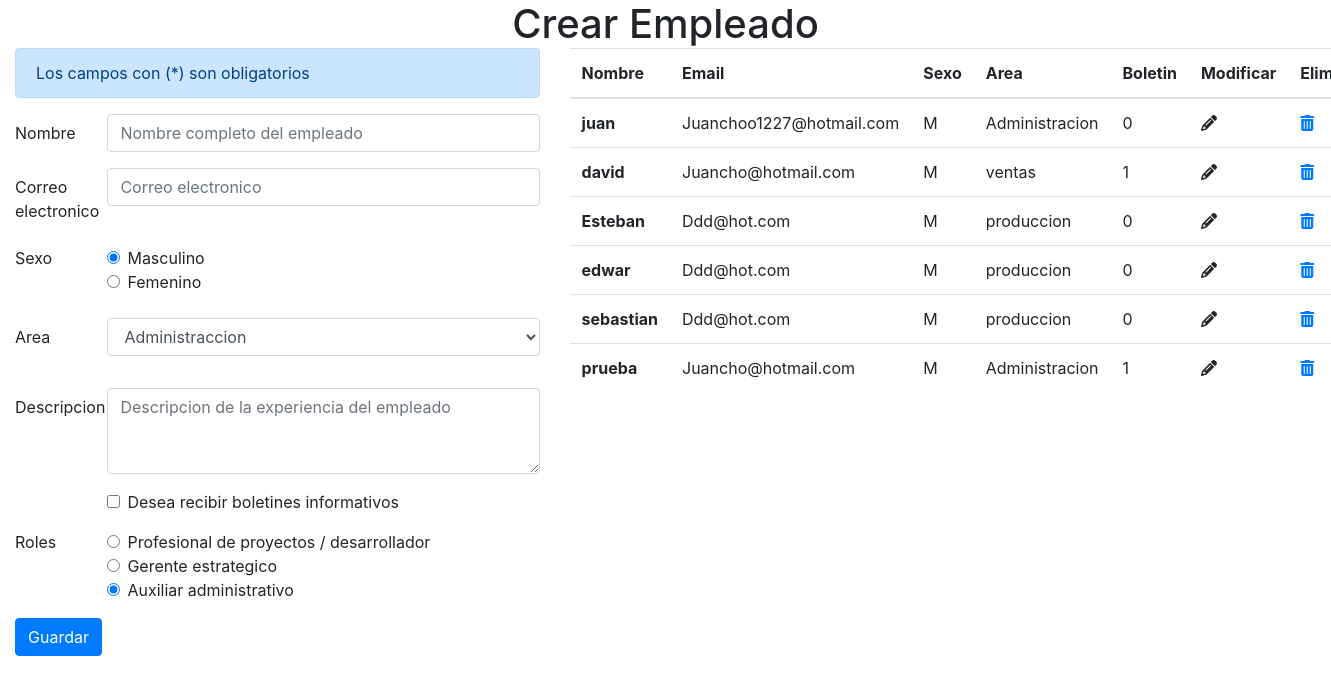
The page / on the database its author committed.
### tables this page shows
CREATE TABLE IF NOT EXISTS `empleados` (
  `id` int(11) NOT NULL AUTO_INCREMENT,
  `nombre` varchar(255) NOT NULL,
  `email` varchar(255) NOT NULL,
  `sexo` char(1) NOT NULL,
  `area_id` int(11) NOT NULL,
  `boletin` int(11) NOT NULL,
  `descripcion` text NOT NULL,
  PRIMARY KEY (`id`)
);

CREATE TABLE IF NOT EXISTS `areas` (
  `id` int(11) NOT NULL AUTO_INCREMENT COMMENT 'identificador del area',
  `nombre` varchar(255) NOT NULL COMMENT 'Nombre del area de la empresa',
  PRIMARY KEY (`id`)
);

### class.consulta.php (called while the page is built, shortened)
<?php
require_once('class.conexion.php');
class Consultas
{
            public function select_lista_usuarios(){
                $modelo = new Conexion();
                $conexion = $modelo->get_conexion();
                $sql = "SELECT * FROM empleados INNER JOIN areas ON areas.id = empleados.area_id";
                $stmt = $conexion->prepare($sql);
                $stmt->execute();
                while ($select = $stmt->fetch()) {
                    $user[] = $select;
                }
                return $user;
            }
 }
?>

### class.conexion.php (called while the page is built)
<?php
	class Conexion{
		public function get_conexion(){
			$host = "localhost";
			$user = "root";
			$pw = null;
			$db = "empleado";
			$link = "mysql:host=$host; dbname=$db";
			try {
                $con = new PDO($link, $user, $pw);
                return $con;
			} catch (PDOException $e) {
				print "¡Error!: " . $e->getMessage() . "<br/>";
				die();
			}
		}
	}
 ?>

### index.php (the view, shortened to what this page needs)
<!DOCTYPE html>
<html lang="en">
<head>
    <link rel="stylesheet" href="https://cdn.jsdelivr.net/npm/bootstrap@4.5.3/dist/css/bootstrap.min.css">
    <link rel="stylesheet" href="font-awesome-4.7.0/css/font-awesome.min.css">
</head>
<body>
    <div class="container-fluid">
        <div class="row" >
            <h1 style="margin: 0px auto;" class="CE">Crear Empleado</h1>
        </div>
        <div class="row">
         <div class="col-md-5">
            <form action="empleados.php" method="POST">
                <div class="alert alert-primary" role="alert">
                    Los campos con (*) son obligatorios
                </div>
                <div class="form-group row">
                    <label for="inputName" class="col-sm-2 col-form-label">Nombre</label>
                    <div class="col-sm-10">
                        <input type="text" class="form-control" id="inputName" name="nombre" placeholder="Nombre completo del empleado">
                    </div>
                    </div>
                <div class="form-group row">
                <label for="inputEmail3" class="col-sm-2 col-form-label">Correo electronico</label>
                <div class="col-sm-10">
                    <input type="text" class="form-control" name="correo" id="inputEmail3" placeholder="Correo electronico">
                </div>
                </div>
                <fieldset class="form-group">
                <div class="row">
                    <legend class="col-form-label col-sm-2 pt-0">Sexo</legend>
                    <div class="col-sm-10">
                        <div class="form-check">
                            <input class="form-check-input" type="radio" name="sexo" id="gridRadios1" value="M" checked>
                            <label class="form-check-label" for="gridRadios1">
                            Masculino
                            </label>
                        </div>
                        <div class="form-check">
                            <input class="form-check-input" type="radio" name="sexo" id="gridRadios2" value="F">
                            <label class="form-check-label" for="gridRadios2">
                            Femenino
                            </label>
                        </div>
                    </div>
                </div>
                <br>
                <div class="form-group row">
                    <label for="area" class="col-sm-2 col-form-label">Area</label>
                    <div class="col-sm-10">
                    <select class="form-control" name="areas">
                        <option value="1">Administraccion</option>
                    </select>
                    </div>
                </div>
                </fieldset>
                <div class="form-group row">
                    <label for="description" class="col-sm-2 col-form-label">Descripcion</label>
                    <div class="col-sm-10">
                        <textarea class="form-control" name="descripcion" id="exampleFormControlTextarea1" rows="3" placeholder="Descripcion de la experiencia del empleado"></textarea>
                    </div>
                </div>
                <div class="form-group row">
                    <div class="col-sm-2"></div>
                    <div class="col-sm-10">
                        <div class="form-check">
                            <input class="form-check-input" id="boletin" name="boletin" value="1" type="checkbox" id="gridCheck11">
                            <label class="form-check-label" for="gridCheck11">
                                Desea recibir boletines informativos
                            </label>
                        </div>
                    </div>
                </div>
                <div class="form-group row">
                    <div class="col-sm-2">Roles</div>
                    <div class="col-sm-10">
                        <div class="form-check">
                            <input class="form-check-input" type="radio" name="roles" id="gridRadios1" value="1" checked>
                            <label class="form-check-label" for="gridRadios1">
                                Profesional de proyectos / desarrollador
                            </label>
                        </div>
                        <div class="form-check">
                            <input class="form-check-input" type="radio" name="roles" id="gridRadios1" value="2" checked>
                            <label class="form-check-label" for="gridRadios1">
                                Gerente estrategico
                            </label>
                        </div>
                        <div class="form-check">
                            <input class="form-check-input" type="radio" name="roles" id="gridRadios1" value="3" checked>
                            <label class="form-check-label" for="gridRadios1">
                                Auxiliar administrativo
                            </label>
                        </div>
                    </div>
                </div>
                <div class="form-group row">
                <div class="col-sm-10">
                    <button type="submit" name="guardar" id="guardar" class="btn btn-primary">Guardar</button>
                </div>
                </div>
            </form>
        </div>
        <div class="col-md-7">
            <table class="table" id="table">
                <thead>
                  <tr>
                    <th>Nombre</th>
                    <th>Email</th>
                    <th>Sexo</th>
                    <th>Area</th>
                    <th>Boletin</th>
                    <th>Modificar</th>
                    <th>Eliminar</th>
                  </tr>
                </thead>
                <tbody id="list">
                    <?php
                            require("Model/class.consulta.php");
                            $consulta = new Consultas();
                            $stmt = $consulta->select_lista_usuarios();
                          foreach ($stmt as $dato): ?>
                        <tr>
                            <td><strong><?php echo $dato[1]; ?></strong></td>
                            <td><?php echo ucwords($dato['email'])?></td>
                            <td><?php echo ucwords($dato[3]); ?></td>
                            <td><?php echo $dato['nombre'] ?></td>
                            <td><?php echo $dato['boletin']; ?></td>
                            <td><i id="modificar" class="fa fa-pencil" aria-hidden="true"></i></td>
                            <td><a href="empleados.php?del=eliminar&id=<?php echo $dato[0]; ?>" name="eliminar" id="eliminar" value="eliminar"><i  class="fa fa-trash" aria-hidden="true"></i></a></td>
                        </tr>
                    <?php endforeach;
                           ?>
                </tbody>
            </table>
        </div>
     </div>
    </div>
</body>
</html>

### rows shown on the page
empleados: nombre "juan", email "Juanchoo1227@hotmail.com", sexo "M", area.nombre "Administracion", boletin "0"
empleados: nombre "david", email "Juancho@hotmail.com", sexo "M", area.nombre "ventas", boletin "1"
empleados: nombre "Esteban", email "Ddd@hot.com", sexo "M", area.nombre "produccion", boletin "0"
empleados: nombre "edwar", email "Ddd@hot.com", sexo "M", area.nombre "produccion", boletin "0"
empleados: nombre "sebastian", email "Ddd@hot.com", sexo "M", area.nombre "produccion", boletin "0"
empleados: nombre "prueba", email "Juancho@hotmail.com", sexo "M", area.nombre "Administracion", boletin "1"
